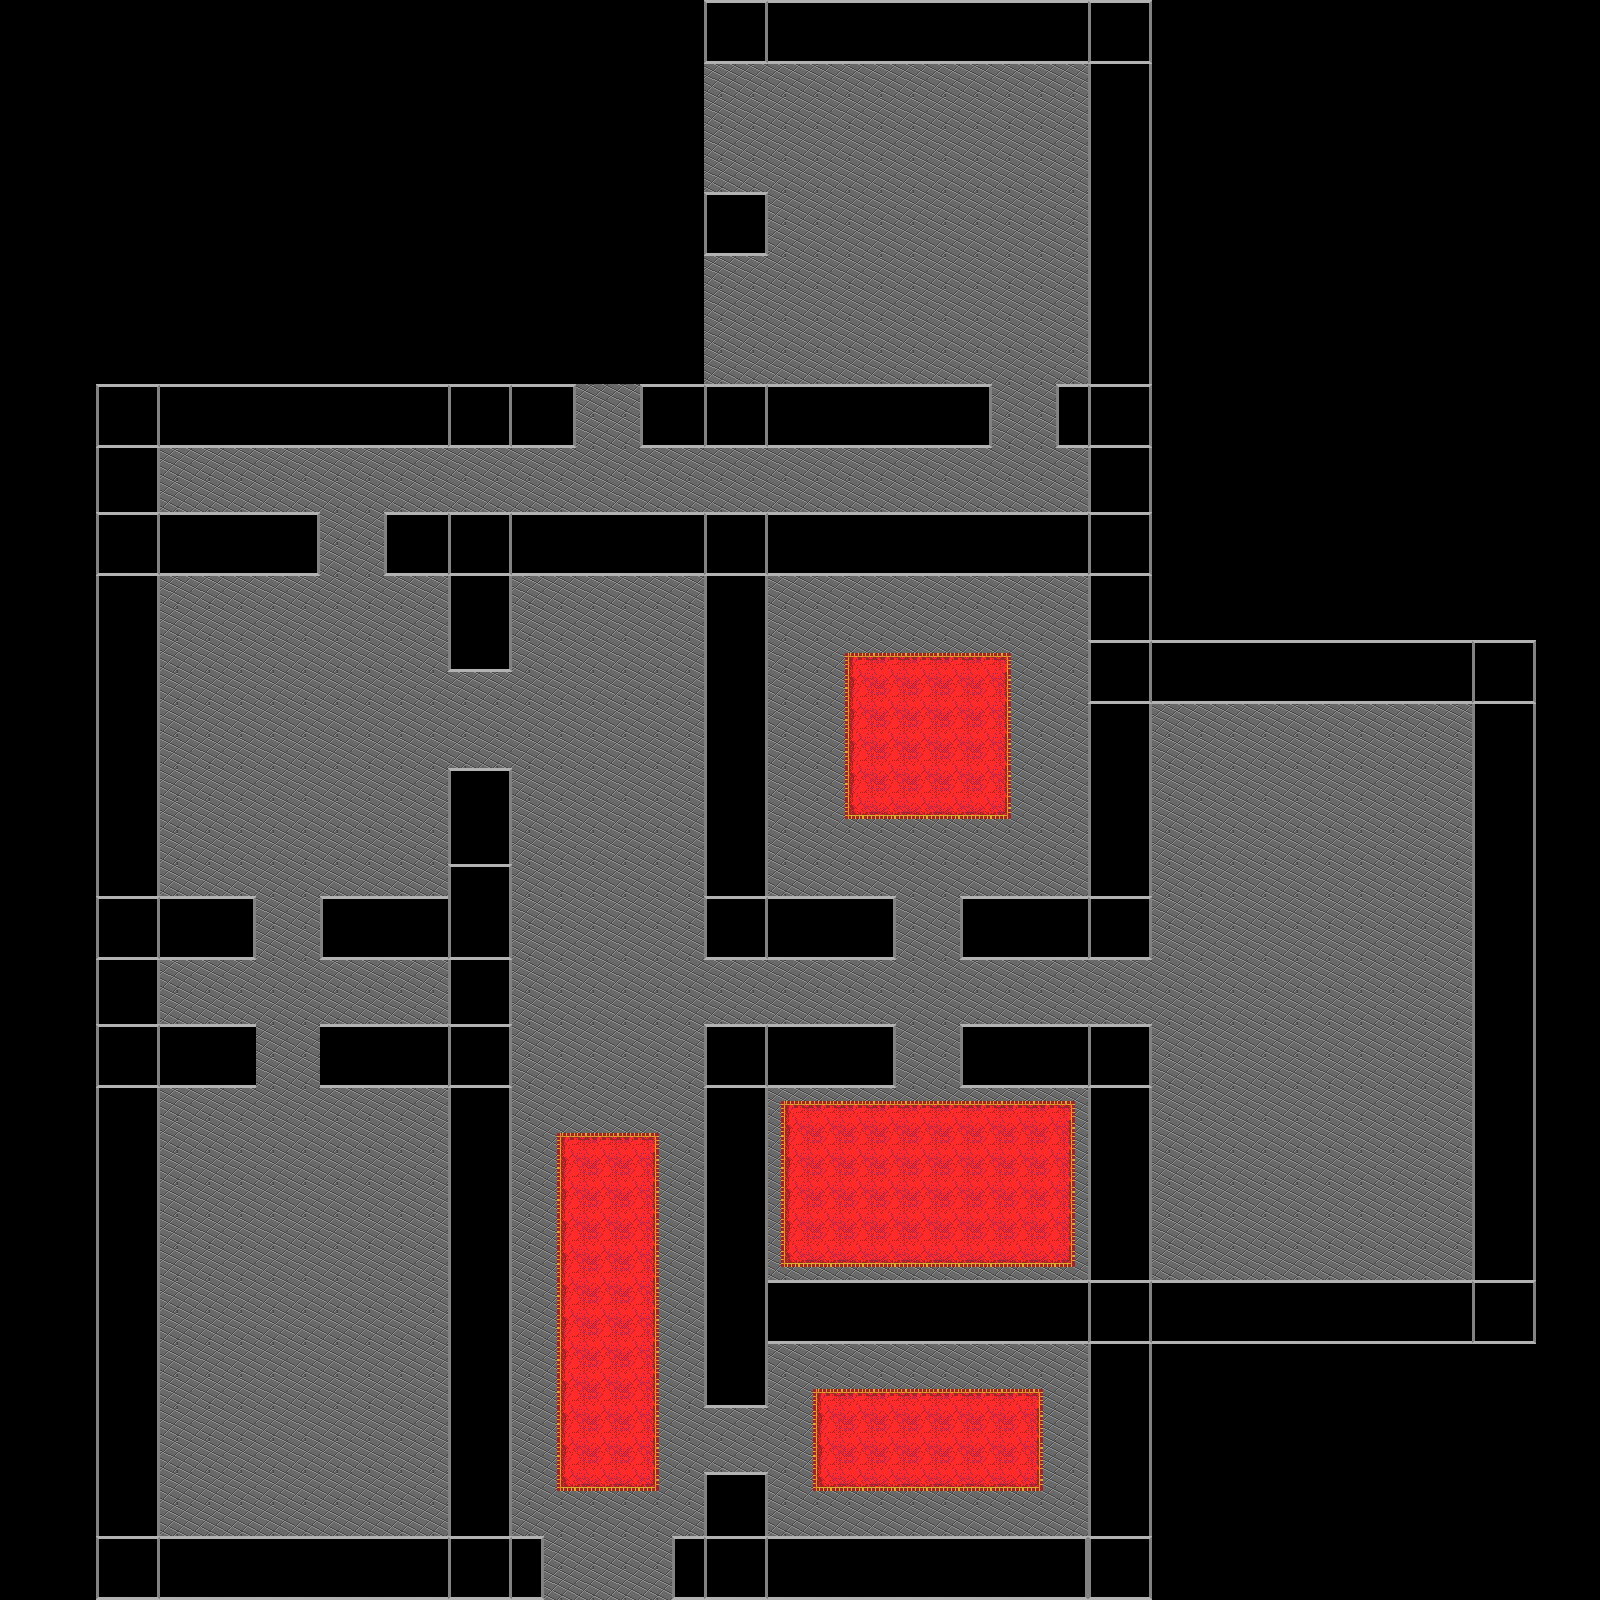

A level layout from a 2D game, rendered from its tile map. Below: a short description, then the map file with its tile-grid data intact:
An orthogonal 50x50 tile map with 32x32 px tiles, 1 tile layer (Tile Layer 1), 2 tilesets.

<map version="1.0" orientation="orthogonal" renderorder="right-down" width="50" height="50" tilewidth="32" tileheight="32" nextobjectid="1">
 <tileset firstgid="1" name="FloorTiles" tilewidth="32" tileheight="32" tilecount="15" columns="3">
  <image source="Tileset-Original.png" width="96" height="160" />
 </tileset>
 <tileset firstgid="16" name="Walls" tilewidth="32" tileheight="32" tilecount="9" columns="3">
  <image source="Textures/Walls.png" width="96" height="96" />
 </tileset>
 <layer name="Tile Layer 1" width="50" height="50">
  <data encoding="csv">
0,0,0,0,0,0,0,0,0,0,0,0,0,0,0,0,0,0,0,0,0,0,16,18,17,17,17,17,17,17,17,17,17,17,16,18,0,0,0,0,0,0,0,0,0,0,0,0,0,0,
0,0,0,0,0,0,0,0,0,0,0,0,0,0,0,0,0,0,0,0,0,0,22,24,23,23,23,23,23,23,23,23,23,23,22,24,0,0,0,0,0,0,0,0,0,0,0,0,0,0,
0,0,0,0,0,0,0,0,0,0,0,0,0,0,0,0,0,0,0,0,0,0,12,12,12,12,12,12,12,12,12,12,12,12,19,21,0,0,0,0,0,0,0,0,0,0,0,0,0,0,
0,0,0,0,0,0,0,0,0,0,0,0,0,0,0,0,0,0,0,0,0,0,12,12,12,12,12,12,12,12,12,12,12,12,19,21,0,0,0,0,0,0,0,0,0,0,0,0,0,0,
0,0,0,0,0,0,0,0,0,0,0,0,0,0,0,0,0,0,0,0,0,0,12,12,12,12,12,12,12,12,12,12,12,12,19,21,0,0,0,0,0,0,0,0,0,0,0,0,0,0,
0,0,0,0,0,0,0,0,0,0,0,0,0,0,0,0,0,0,0,0,0,0,12,12,12,12,12,12,12,12,12,12,12,12,19,21,0,0,0,0,0,0,0,0,0,0,0,0,0,0,
0,0,0,0,0,0,0,0,0,0,0,0,0,0,0,0,0,0,0,0,0,0,16,18,12,12,12,12,12,12,12,12,12,12,19,21,0,0,0,0,0,0,0,0,0,0,0,0,0,0,
0,0,0,0,0,0,0,0,0,0,0,0,0,0,0,0,0,0,0,0,0,0,22,24,12,12,12,12,12,12,12,12,12,12,19,21,0,0,0,0,0,0,0,0,0,0,0,0,0,0,
0,0,0,0,0,0,0,0,0,0,0,0,0,0,0,0,0,0,0,0,0,0,12,12,12,12,12,12,12,12,12,12,12,12,19,21,0,0,0,0,0,0,0,0,0,0,0,0,0,0,
0,0,0,0,0,0,0,0,0,0,0,0,0,0,0,0,0,0,0,0,0,0,12,12,12,12,12,12,12,12,12,12,12,12,19,21,0,0,0,0,0,0,0,0,0,0,0,0,0,0,
0,0,0,0,0,0,0,0,0,0,0,0,0,0,0,0,0,0,0,0,0,0,12,12,12,12,12,12,12,12,12,12,12,12,19,21,0,0,0,0,0,0,0,0,0,0,0,0,0,0,
0,0,0,0,0,0,0,0,0,0,0,0,0,0,0,0,0,0,0,0,0,0,12,12,12,12,12,12,12,12,12,12,12,12,19,21,0,0,0,0,0,0,0,0,0,0,0,0,0,0,
0,0,0,16,18,17,17,17,17,17,17,17,17,17,16,18,17,18,12,12,16,17,16,18,17,17,17,17,17,17,18,12,12,16,16,18,0,0,0,0,0,0,0,0,0,0,0,0,0,0,
0,0,0,22,24,23,23,23,23,23,23,23,23,23,22,24,23,24,12,12,22,23,22,24,23,23,23,23,23,23,24,12,12,22,22,24,0,0,0,0,0,0,0,0,0,0,0,0,0,0,
0,0,0,19,21,12,12,12,12,12,12,12,12,12,12,12,12,12,12,12,12,12,12,12,12,12,12,12,12,12,12,12,12,12,19,21,0,0,0,0,0,0,0,0,0,0,0,0,0,0,
0,0,0,19,21,12,12,12,12,12,12,12,12,12,12,12,12,12,12,12,12,12,12,12,12,12,12,12,12,12,12,12,12,12,19,21,0,0,0,0,0,0,0,0,0,0,0,0,0,0,
0,0,0,16,18,17,17,17,17,18,12,12,16,17,16,18,17,17,17,17,17,17,16,18,17,17,17,17,17,17,17,17,17,17,16,18,0,0,0,0,0,0,0,0,0,0,0,0,0,0,
0,0,0,22,24,23,23,23,23,24,12,12,22,23,22,24,23,23,23,23,23,23,22,24,23,23,23,23,23,23,23,23,23,23,22,24,0,0,0,0,0,0,0,0,0,0,0,0,0,0,
0,0,0,19,21,12,12,12,12,12,12,12,12,12,19,21,12,12,12,12,12,12,19,21,12,12,12,12,12,12,12,12,12,12,19,21,0,0,0,0,0,0,0,0,0,0,0,0,0,0,
0,0,0,19,21,12,12,12,12,12,12,12,12,12,19,21,12,12,12,12,12,12,19,21,12,12,12,12,12,12,12,12,12,12,19,21,0,0,0,0,0,0,0,0,0,0,0,0,0,0,
0,0,0,19,21,12,12,12,12,12,12,12,12,12,22,24,12,12,12,12,12,12,19,21,12,12,1,2,2,2,2,3,12,12,16,18,17,17,17,17,17,17,17,17,17,17,16,18,0,0,
0,0,0,19,21,12,12,12,12,12,12,12,12,12,12,12,12,12,12,12,12,12,19,21,12,12,4,5,5,5,5,6,12,12,22,24,23,23,23,23,23,23,23,23,23,23,22,24,0,0,
0,0,0,19,21,12,12,12,12,12,12,12,12,12,12,12,12,12,12,12,12,12,19,21,12,12,4,5,5,5,5,6,12,12,19,21,12,12,12,12,12,12,12,12,12,12,19,21,0,0,
0,0,0,19,21,12,12,12,12,12,12,12,12,12,12,12,12,12,12,12,12,12,19,21,12,12,4,5,5,5,5,6,12,12,19,21,12,12,12,12,12,12,12,12,12,12,19,21,0,0,
0,0,0,19,21,12,12,12,12,12,12,12,12,12,16,18,12,12,12,12,12,12,19,21,12,12,4,5,5,5,5,6,12,12,19,21,12,12,12,12,12,12,12,12,12,12,19,21,0,0,
0,0,0,19,21,12,12,12,12,12,12,12,12,12,19,21,12,12,12,12,12,12,19,21,12,12,7,8,8,8,8,9,12,12,19,21,12,12,12,12,12,12,12,12,12,12,19,21,0,0,
0,0,0,19,21,12,12,12,12,12,12,12,12,12,19,21,12,12,12,12,12,12,19,21,12,12,12,12,12,12,12,12,12,12,19,21,12,12,12,12,12,12,12,12,12,12,19,21,0,0,
0,0,0,19,21,12,12,12,12,12,12,12,12,12,16,18,12,12,12,12,12,12,19,21,12,12,12,12,12,12,12,12,12,12,19,21,12,12,12,12,12,12,12,12,12,12,19,21,0,0,
0,0,0,16,18,17,17,18,12,12,16,17,17,17,19,21,12,12,12,12,12,12,16,18,17,17,17,18,12,12,16,17,17,17,16,18,12,12,12,12,12,12,12,12,12,12,19,21,0,0,
0,0,0,22,24,23,23,24,12,12,22,23,23,23,22,24,12,12,12,12,12,12,22,24,23,23,23,24,12,12,22,23,23,23,22,24,12,12,12,12,12,12,12,12,12,12,19,21,0,0,
0,0,0,19,21,12,12,12,12,12,12,12,12,12,19,21,12,12,12,12,12,12,12,12,12,12,12,12,12,12,12,12,12,12,12,12,12,12,12,12,12,12,12,12,12,12,19,21,0,0,
0,0,0,19,21,12,12,12,12,12,12,12,12,12,19,21,12,12,12,12,12,12,12,12,12,12,12,12,12,12,12,12,12,12,12,12,12,12,12,12,12,12,12,12,12,12,19,21,0,0,
0,0,0,16,18,17,17,17,12,12,17,17,17,17,16,18,12,12,12,12,12,12,16,18,17,17,17,18,12,12,16,17,17,17,16,18,12,12,12,12,12,12,12,12,12,12,19,21,0,0,
0,0,0,22,24,23,23,23,12,12,23,23,23,23,22,24,12,12,12,12,12,12,22,24,23,23,23,24,12,12,22,23,23,23,22,24,12,12,12,12,12,12,12,12,12,12,19,21,0,0,
0,0,0,19,21,12,12,12,12,12,12,12,12,12,19,21,12,12,12,12,12,12,19,21,1,2,2,2,2,2,2,2,2,3,19,21,12,12,12,12,12,12,12,12,12,12,19,21,0,0,
0,0,0,19,21,12,12,12,12,12,12,12,12,12,19,21,12,1,2,2,3,12,19,21,4,5,5,5,5,5,5,5,5,6,19,21,12,12,12,12,12,12,12,12,12,12,19,21,0,0,
0,0,0,19,21,12,12,12,12,12,12,12,12,12,19,21,12,4,5,5,6,12,19,21,4,5,5,5,5,5,5,5,5,6,19,21,12,12,12,12,12,12,12,12,12,12,19,21,0,0,
0,0,0,19,21,12,12,12,12,12,12,12,12,12,19,21,12,4,5,5,6,12,19,21,4,5,5,5,5,5,5,5,5,6,19,21,12,12,12,12,12,12,12,12,12,12,19,21,0,0,
0,0,0,19,21,12,12,12,12,12,12,12,12,12,19,21,12,4,5,5,6,12,19,21,4,5,5,5,5,5,5,5,5,6,19,21,12,12,12,12,12,12,12,12,12,12,19,21,0,0,
0,0,0,19,21,12,12,12,12,12,12,12,12,12,19,21,12,4,5,5,6,12,19,21,7,8,8,8,8,8,8,8,8,9,19,21,12,12,12,12,12,12,12,12,12,12,19,21,0,0,
0,0,0,19,21,12,12,12,12,12,12,12,12,12,19,21,12,4,5,5,6,12,19,21,17,17,17,17,17,17,17,17,17,17,16,18,17,17,17,17,17,17,17,17,17,17,16,18,0,0,
0,0,0,19,21,12,12,12,12,12,12,12,12,12,19,21,12,4,5,5,6,12,19,21,23,23,23,23,23,23,23,23,23,23,22,24,23,23,23,23,23,23,23,23,23,23,22,24,0,0,
0,0,0,19,21,12,12,12,12,12,12,12,12,12,19,21,12,4,5,5,6,12,19,21,12,12,12,12,12,12,12,12,12,12,19,21,0,0,0,0,0,0,0,0,0,0,0,0,0,0,
0,0,0,19,21,12,12,12,12,12,12,12,12,12,19,21,12,4,5,5,6,12,22,24,12,1,2,2,2,2,2,2,3,12,19,21,0,0,0,0,0,0,0,0,0,0,0,0,0,0,
0,0,0,19,21,12,12,12,12,12,12,12,12,12,19,21,12,4,5,5,6,12,12,12,12,4,5,5,5,5,5,5,6,12,19,21,0,0,0,0,0,0,0,0,0,0,0,0,0,0,
0,0,0,19,21,12,12,12,12,12,12,12,12,12,19,21,12,4,5,5,6,12,12,12,12,4,5,5,5,5,5,5,6,12,19,21,0,0,0,0,0,0,0,0,0,0,0,0,0,0,
0,0,0,19,21,12,12,12,12,12,12,12,12,12,19,21,12,7,8,8,9,12,16,18,12,7,8,8,8,8,8,8,9,12,19,21,0,0,0,0,0,0,0,0,0,0,0,0,0,0,
0,0,0,19,21,12,12,12,12,12,12,12,12,12,19,21,12,12,12,12,12,12,19,21,12,12,12,12,12,12,12,12,12,12,19,21,0,0,0,0,0,0,0,0,0,0,0,0,0,0,
0,0,0,16,18,17,17,17,17,17,17,17,17,17,16,18,18,12,12,12,12,16,16,18,17,17,17,17,17,17,17,17,17,18,16,18,0,0,0,0,0,0,0,0,0,0,0,0,0,0,
0,0,0,22,24,23,23,23,23,23,23,23,23,23,22,24,24,12,12,12,12,22,22,24,23,23,23,23,23,23,23,23,23,24,22,24,0,0,0,0,0,0,0,0,0,0,0,0,0,0
</data>
 </layer>
</map>
